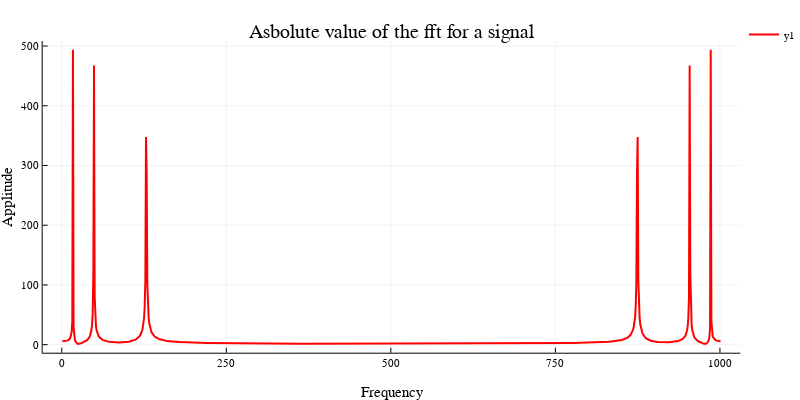

Here is the notebook cell this chart was saved with:
### Markdown cell above
# Why you should be interested in the fourier transform? This is why.

### Code cell
plot(abs.(fft(y(0:0.01:10))), xlabel = "Frequency", ylabel = "Applitude", 
    title = "Asbolute value of the fft for a signal", lc = :red)

### Figure 1 — Plotly figure (JSON) as saved in the notebook; plotly's stock layout.template omitted (floating-point values rounded to 4 significant figures; data arrays with more than 128 entries replaced by an {"elided": "..."} marker saying what was removed)
{"data": [{"colorbar": {"title": ""}, "legendgroup": "y1", "line": {"color": "rgba(255, 0, 0, 1.000)", "dash": "solid", "shape": "linear", "width": 2}, "mode": "lines", "name": "y1", "showlegend": true, "type": "scatter", "x": {"elided": "1001 int values"}, "xaxis": "x1", "y": {"elided": "1001 float values"}, "yaxis": "y1", "zmax": null, "zmin": null}], "layout": {"annotations": [{"font": {"color": "rgba(0, 0, 0, 1.000)", "family": "sans-serif", "size": 20}, "rotation": 0, "showarrow": false, "text": "Asbolute value of the fft for a signal", "x": 0.5262, "xanchor": "center", "xref": "paper", "y": 1, "yanchor": "top", "yref": "paper"}], "height": 400, "legend": {"bgcolor": "rgba(255, 255, 255, 1.000)", "bordercolor": "rgba(0, 0, 0, 1.000)", "font": {"color": "rgba(0, 0, 0, 1.000)", "family": "sans-serif", "size": 11}, "tracegroupgap": 0, "x": 1, "y": 1}, "margin": {"b": 20, "l": 0, "r": 0, "t": 20}, "paper_bgcolor": "rgba(255, 255, 255, 1.000)", "plot_bgcolor": "rgba(255, 255, 255, 1.000)", "showlegend": true, "width": 800, "xaxis": {"anchor": "y1", "domain": [0.05735, 0.9951], "gridcolor": "rgba(0, 0, 0, 0.100)", "gridwidth": 0.5, "linecolor": "rgba(0, 0, 0, 1.000)", "mirror": false, "range": [-29, 1031], "showgrid": true, "showline": true, "showticklabels": true, "tickangle": 0, "tickcolor": "rgb(0, 0, 0)", "tickfont": {"color": "rgba(0, 0, 0, 1.000)", "family": "sans-serif", "size": 11}, "tickmode": "array", "ticks": "inside", "ticktext": ["0", "250", "500", "750", "1000"], "tickvals": [0, 250, 500, 750, 1000], "title": "Frequency", "titlefont": {"color": "rgba(0, 0, 0, 1.000)", "family": "sans-serif", "size": 15}, "type": "-", "visible": true, "zeroline": false, "zerolinecolor": "rgba(0, 0, 0, 1.000)"}, "yaxis": {"anchor": "x1", "domain": [0.07581, 0.9415], "gridcolor": "rgba(0, 0, 0, 0.100)", "gridwidth": 0.5, "linecolor": "rgba(0, 0, 0, 1.000)", "mirror": false, "range": [-13.46, 508.4], "showgrid": true, "showline": true, "showticklabels": true, "tickangle": 0, "tickcolor": "rgb(0, 0, 0)", "tickfont": {"color": "rgba(0, 0, 0, 1.000)", "family": "sans-serif", "size": 11}, "tickmode": "array", "ticks": "inside", "ticktext": ["0", "100", "200", "300", "400", "500"], "tickvals": [0, 100, 200, 300, 400, 500], "title": "Applitude", "titlefont": {"color": "rgba(0, 0, 0, 1.000)", "family": "sans-serif", "size": 15}, "type": "-", "visible": true, "zeroline": false, "zerolinecolor": "rgba(0, 0, 0, 1.000)"}}}
